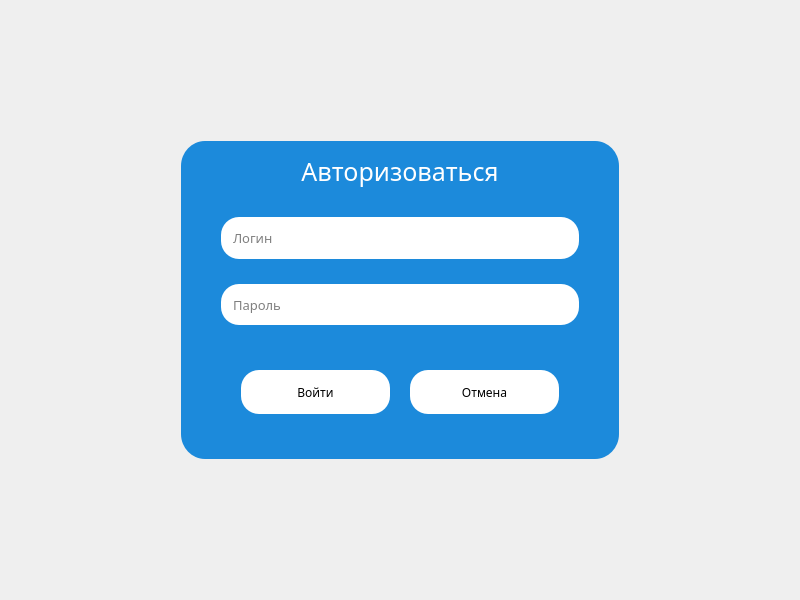
<?xml version="1.0" encoding="UTF-8"?>
<ui version="4.0">
 <class>AdminAuthWindow</class>
 <widget class="QDialog" name="AdminAuthWindow">
  <property name="geometry">
   <rect>
    <x>0</x>
    <y>0</y>
    <width>800</width>
    <height>600</height>
   </rect>
  </property>
  <property name="windowTitle">
   <string>Dialog</string>
  </property>
  <layout class="QGridLayout" name="gridLayout">
   <item row="0" column="1">
    <spacer name="verticalSpacer">
     <property name="orientation">
      <enum>Qt::Vertical</enum>
     </property>
     <property name="sizeType">
      <enum>QSizePolicy::Fixed</enum>
     </property>
     <property name="sizeHint" stdset="0">
      <size>
       <width>20</width>
       <height>130</height>
      </size>
     </property>
    </spacer>
   </item>
   <item row="1" column="0">
    <spacer name="horizontalSpacer">
     <property name="orientation">
      <enum>Qt::Horizontal</enum>
     </property>
     <property name="sizeType">
      <enum>QSizePolicy::Fixed</enum>
     </property>
     <property name="sizeHint" stdset="0">
      <size>
       <width>170</width>
       <height>20</height>
      </size>
     </property>
    </spacer>
   </item>
   <item row="1" column="1">
    <widget class="QGroupBox" name="groupBox">
     <property name="enabled">
      <bool>true</bool>
     </property>
     <property name="font">
      <font>
       <bold>false</bold>
      </font>
     </property>
     <property name="focusPolicy">
      <enum>Qt::NoFocus</enum>
     </property>
     <property name="toolTipDuration">
      <number>-1</number>
     </property>
     <property name="statusTip">
      <string/>
     </property>
     <property name="whatsThis">
      <string/>
     </property>
     <property name="accessibleName">
      <string/>
     </property>
     <property name="accessibleDescription">
      <string/>
     </property>
     <property name="autoFillBackground">
      <bool>false</bool>
     </property>
     <property name="styleSheet">
      <string notr="true">background-color: rgb(28,138,219);
border-radius: 24px solid;</string>
     </property>
     <property name="title">
      <string notr="true"/>
     </property>
     <property name="alignment">
      <set>Qt::AlignCenter</set>
     </property>
     <property name="flat">
      <bool>false</bool>
     </property>
     <property name="checkable">
      <bool>false</bool>
     </property>
     <layout class="QGridLayout" name="gridLayout_2">
      <property name="leftMargin">
       <number>40</number>
      </property>
      <property name="rightMargin">
       <number>40</number>
      </property>
      <property name="bottomMargin">
       <number>25</number>
      </property>
      <property name="verticalSpacing">
       <number>25</number>
      </property>
      <item row="4" column="0" rowspan="2">
       <layout class="QHBoxLayout" name="horizontalLayout">
        <property name="spacing">
         <number>20</number>
        </property>
        <property name="leftMargin">
         <number>20</number>
        </property>
        <property name="topMargin">
         <number>20</number>
        </property>
        <property name="rightMargin">
         <number>20</number>
        </property>
        <property name="bottomMargin">
         <number>20</number>
        </property>
        <item>
         <widget class="QPushButton" name="signAdminButton">
          <property name="sizePolicy">
           <sizepolicy hsizetype="Minimum" vsizetype="Preferred">
            <horstretch>0</horstretch>
            <verstretch>0</verstretch>
           </sizepolicy>
          </property>
          <property name="font">
           <font>
            <family>Roboto Slab</family>
           </font>
          </property>
          <property name="styleSheet">
           <string notr="true">background-color: rgb(255, 255, 255);
border-radius: 18px;</string>
          </property>
          <property name="text">
           <string>Войти</string>
          </property>
         </widget>
        </item>
        <item>
         <widget class="QPushButton" name="cancelButton">
          <property name="sizePolicy">
           <sizepolicy hsizetype="Minimum" vsizetype="Preferred">
            <horstretch>0</horstretch>
            <verstretch>0</verstretch>
           </sizepolicy>
          </property>
          <property name="font">
           <font>
            <family>Roboto Slab</family>
           </font>
          </property>
          <property name="styleSheet">
           <string notr="true">background-color: rgb(255, 255, 255);
border-radius: 18px;</string>
          </property>
          <property name="text">
           <string>Отмена</string>
          </property>
         </widget>
        </item>
       </layout>
      </item>
      <item row="3" column="0">
       <widget class="QLineEdit" name="password">
        <property name="sizePolicy">
         <sizepolicy hsizetype="Expanding" vsizetype="Preferred">
          <horstretch>0</horstretch>
          <verstretch>0</verstretch>
         </sizepolicy>
        </property>
        <property name="font">
         <font>
          <family>Roboto Slab</family>
          <pointsize>10</pointsize>
          <bold>false</bold>
         </font>
        </property>
        <property name="focusPolicy">
         <enum>Qt::StrongFocus</enum>
        </property>
        <property name="styleSheet">
         <string notr="true">background-color: rgb(255, 255, 255);
border-radius: 18px;
padding-left: 10px;</string>
        </property>
        <property name="frame">
         <bool>false</bool>
        </property>
        <property name="echoMode">
         <enum>QLineEdit::Password</enum>
        </property>
        <property name="placeholderText">
         <string>Пароль</string>
        </property>
        <property name="clearButtonEnabled">
         <bool>true</bool>
        </property>
       </widget>
      </item>
      <item row="0" column="0">
       <widget class="QLabel" name="signInLabel">
        <property name="enabled">
         <bool>true</bool>
        </property>
        <property name="font">
         <font>
          <family>Roboto Slab</family>
          <pointsize>19</pointsize>
          <bold>false</bold>
         </font>
        </property>
        <property name="styleSheet">
         <string notr="true">color: rgb(255, 255, 255);</string>
        </property>
        <property name="text">
         <string>Авторизоваться</string>
        </property>
        <property name="textFormat">
         <enum>Qt::AutoText</enum>
        </property>
        <property name="alignment">
         <set>Qt::AlignCenter</set>
        </property>
        <property name="wordWrap">
         <bool>false</bool>
        </property>
       </widget>
      </item>
      <item row="2" column="0">
       <widget class="QLineEdit" name="login">
        <property name="enabled">
         <bool>true</bool>
        </property>
        <property name="sizePolicy">
         <sizepolicy hsizetype="Expanding" vsizetype="Preferred">
          <horstretch>0</horstretch>
          <verstretch>0</verstretch>
         </sizepolicy>
        </property>
        <property name="font">
         <font>
          <family>Roboto Slab</family>
          <pointsize>10</pointsize>
          <bold>false</bold>
         </font>
        </property>
        <property name="focusPolicy">
         <enum>Qt::StrongFocus</enum>
        </property>
        <property name="styleSheet">
         <string notr="true">background-color: rgb(255, 255, 255);
border-radius: 18px;
padding-left: 10px;</string>
        </property>
        <property name="frame">
         <bool>false</bool>
        </property>
        <property name="readOnly">
         <bool>false</bool>
        </property>
        <property name="placeholderText">
         <string>Логин</string>
        </property>
        <property name="clearButtonEnabled">
         <bool>true</bool>
        </property>
       </widget>
      </item>
     </layout>
    </widget>
   </item>
   <item row="1" column="2">
    <spacer name="horizontalSpacer_2">
     <property name="orientation">
      <enum>Qt::Horizontal</enum>
     </property>
     <property name="sizeType">
      <enum>QSizePolicy::Preferred</enum>
     </property>
     <property name="sizeHint" stdset="0">
      <size>
       <width>170</width>
       <height>20</height>
      </size>
     </property>
    </spacer>
   </item>
   <item row="2" column="1">
    <spacer name="verticalSpacer_2">
     <property name="orientation">
      <enum>Qt::Vertical</enum>
     </property>
     <property name="sizeType">
      <enum>QSizePolicy::Fixed</enum>
     </property>
     <property name="sizeHint" stdset="0">
      <size>
       <width>20</width>
       <height>130</height>
      </size>
     </property>
    </spacer>
   </item>
  </layout>
 </widget>
 <tabstops>
  <tabstop>login</tabstop>
  <tabstop>password</tabstop>
  <tabstop>signAdminButton</tabstop>
  <tabstop>cancelButton</tabstop>
 </tabstops>
 <resources/>
 <connections/>
</ui>
